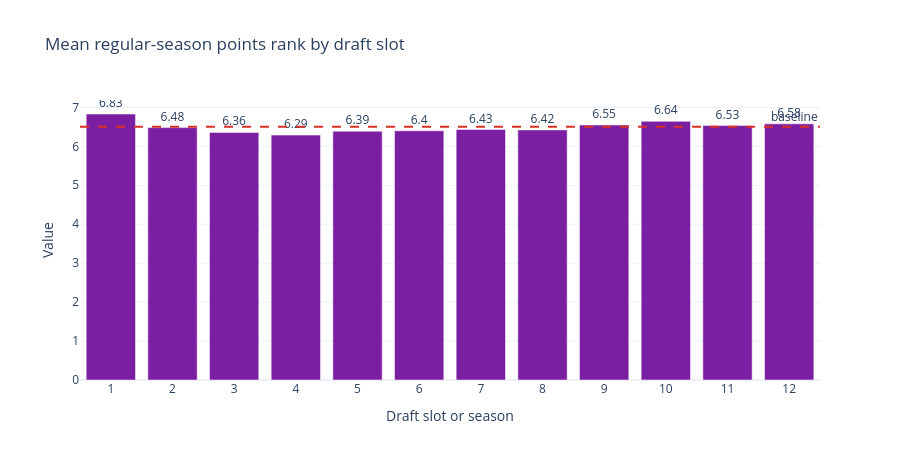

Write notebook code for a chart like this one.
### Markdown cell above
### What this cell does

- Plots mean regular-season points rank by draft slot.

### Code cell
# CELL [6 rank-chart]
svg_bar(ROOT / 'artifacts/eda_03_rank_by_slot.svg', 'Mean regular-season points rank by draft slot', [str(x['draft_slot']) for x in summary], [x['mean_points_rank'] for x in summary], baseline=6.5, color='#7b1fa2');

### Figure 1 — Plotly figure (JSON) as saved in the notebook; plotly's stock layout.template omitted (floating-point values rounded to 4 significant figures)
{"data": [{"marker": {"color": "#7b1fa2"}, "text": ["6.83", "6.48", "6.36", "6.29", "6.39", "6.4", "6.43", "6.42", "6.55", "6.64", "6.53", "6.58"], "textposition": "outside", "type": "bar", "x": ["1", "2", "3", "4", "5", "6", "7", "8", "9", "10", "11", "12"], "y": [6.83, 6.481, 6.358, 6.288, 6.389, 6.398, 6.431, 6.422, 6.548, 6.642, 6.534, 6.577]}], "layout": {"annotations": [{"showarrow": false, "text": "baseline", "x": 1, "xanchor": "right", "xref": "x domain", "y": 6.5, "yanchor": "bottom", "yref": "y"}], "height": 460, "shapes": [{"line": {"color": "#d93025", "dash": "dash"}, "type": "line", "x0": 0, "x1": 1, "xref": "x domain", "y0": 6.5, "y1": 6.5, "yref": "y"}], "showlegend": false, "title": {"text": "Mean regular-season points rank by draft slot"}, "xaxis": {"title": {"text": "Draft slot or season"}}, "yaxis": {"title": {"text": "Value"}}}}
